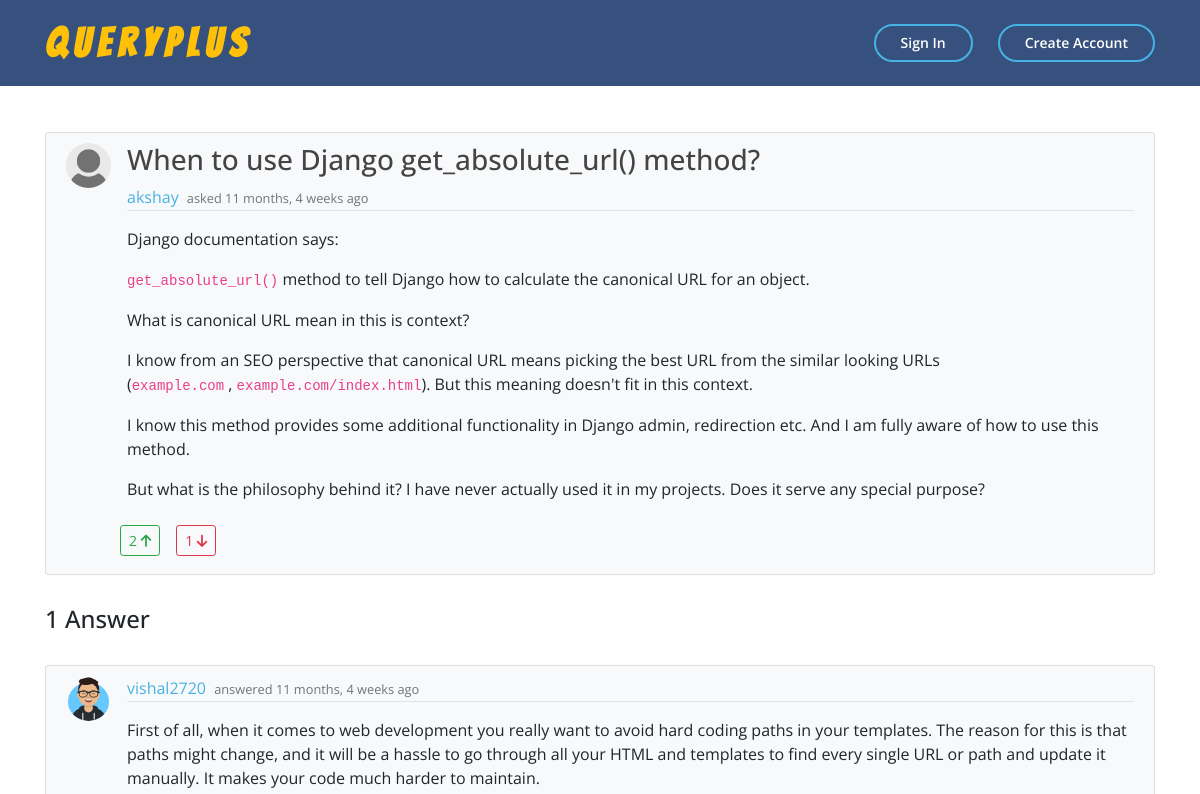
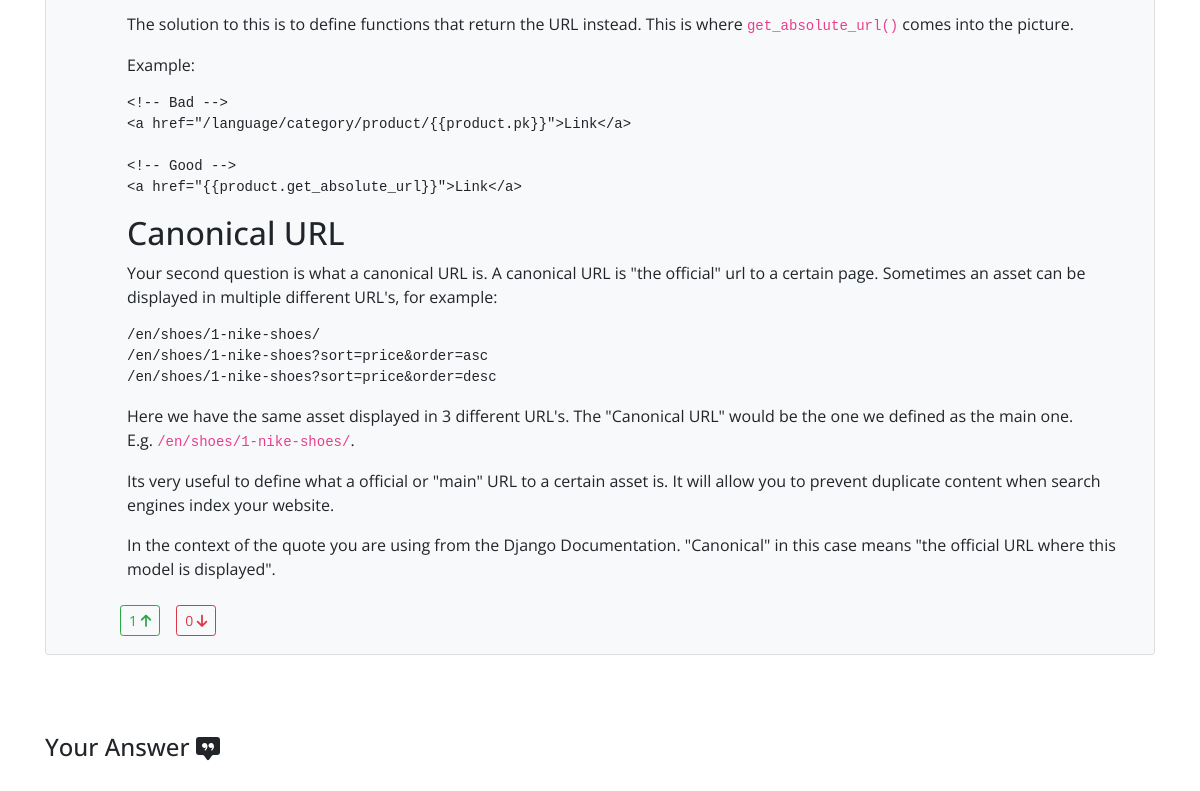
/question/23/ (upper part), run on an earlier commit of the app's database (2 pictures, top to bottom).
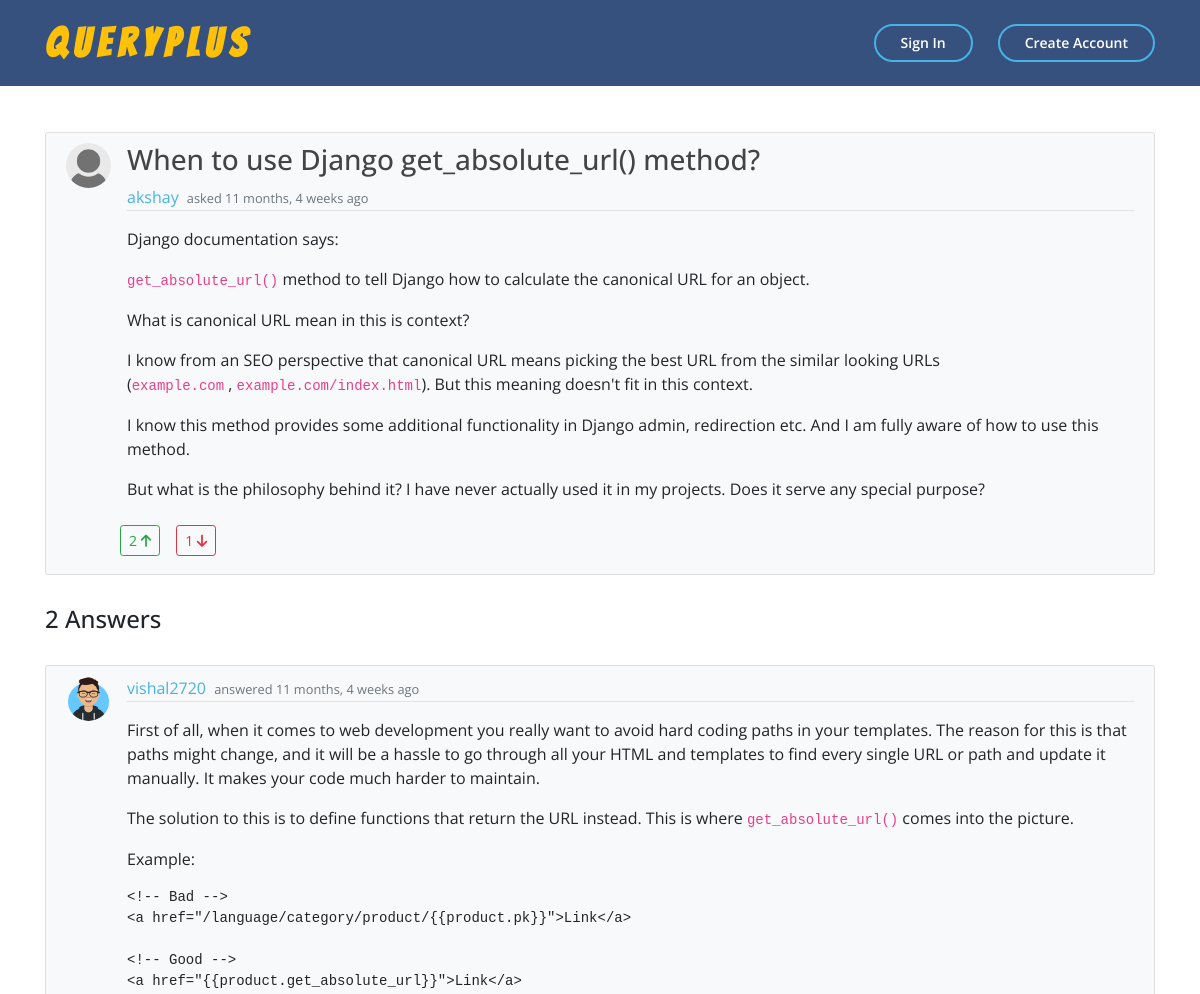
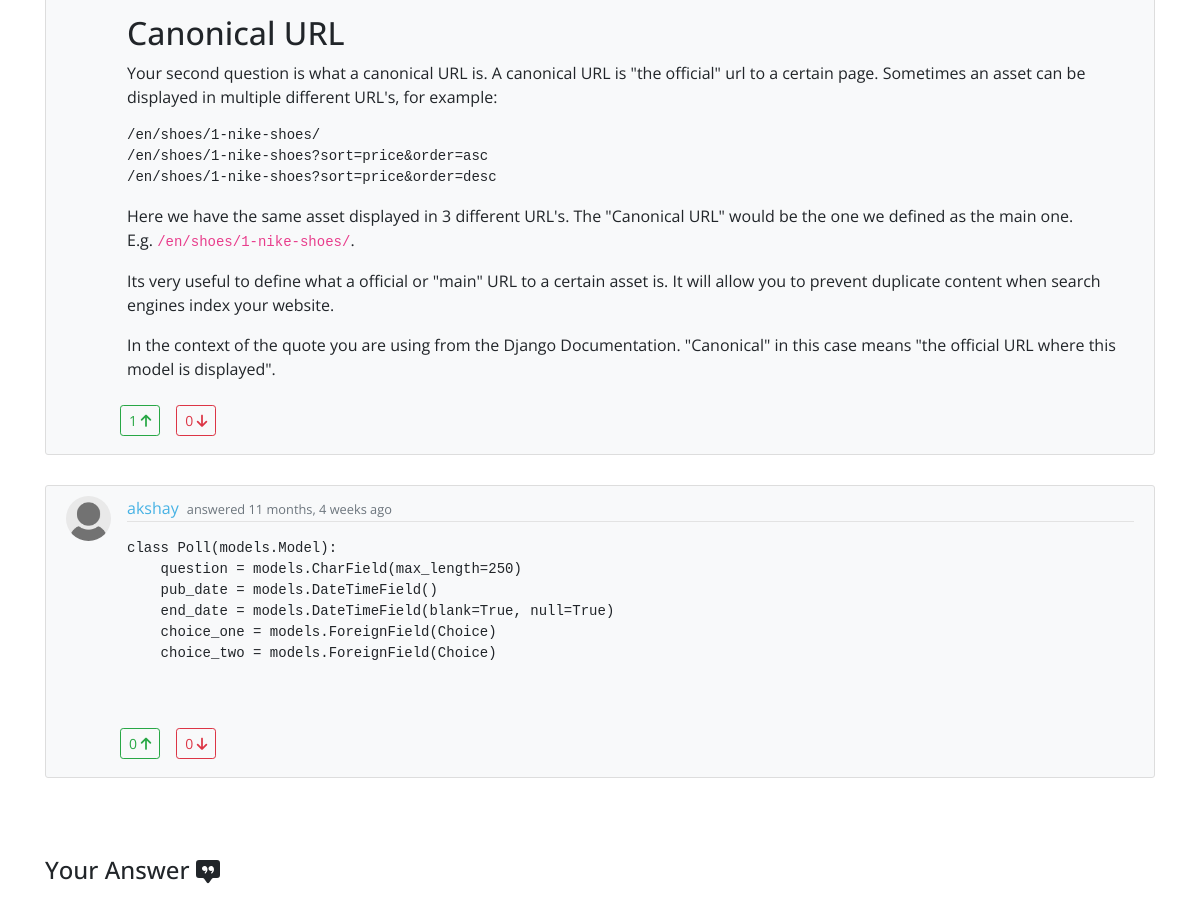
And on a later commit of the database (2 pictures, top to bottom).
### main_app/models.py (models this page shows, shortened)
class Question(models.Model):
    title = models.CharField(max_length=100, null=True)
    question = RichTextField()
    date_posted = models.DateTimeField(auto_now_add=True)
    author = models.ForeignKey(User, on_delete=models.CASCADE)
    upvotes = models.ManyToManyField(User, related_name='question_upvotes', blank=True)
    downvotes = models.ManyToManyField(User, related_name='question_downvotes', blank=True)

class Profile(models.Model):
    user = models.OneToOneField(User, on_delete=models.CASCADE)
    image = models.ImageField(default='default.jpg',upload_to='profile_pics')

class Answer(models.Model):
    content = RichTextField(blank=True, null=True)
    date_posted = models.DateTimeField(default=timezone.now)
    author = models.ForeignKey(User, on_delete=models.CASCADE)
    answered_to = models.ForeignKey(Question, on_delete=models.CASCADE)
    upvotes = models.ManyToManyField(User, related_name='answer_upvotes', blank=True)
    downvotes = models.ManyToManyField(User, related_name='answer_downvotes', blank=True)

### main_app/views.py (the view, shortened to what this page needs)
# urls.py: path('question/<int:pk>/', QuestionDetailView.as_view(), name='question-detail'),
class QuestionDetailView(DetailView):
    model = Question
    def get_context_data(self, *args, **kwargs):
        context = super(QuestionDetailView,
             self).get_context_data(*args, **kwargs)
        context["form"] = AnswerForm()
        context["answers"] = Answer.objects.filter(answered_to=context["question"])
        context["count"] =  Answer.objects.filter(answered_to=context["question"]).count()
        return context

### main_app/templates/main_app/question_detail.html (shortened to what this page needs)
{% extends "main_app/base.html" %}
{% load crispy_forms_tags %}
{% load i18n %}
{% block content %}
    <div style="margin-bottom: 100px;" class="container">
    <article class="media content-section mt-5 bg-light">
        <img class="rounded-circle article-img" src="{{ object.author.profile.image.url }}" alt="user_image">
        <div class="media-body">
        <div class="article-metadata">
            <h3 class="article-title">{{ question.title|safe }}</h3>
            <a class="mr-1" href="{% url 'user-profile' question.author.username %}">{{ question.author }}</a>
            <small class="text-muted">asked {{ question.date_posted|timesince }} ago</small>
        </div>
            <p class="article-title">{{ question.question|safe }}</p>
            {% if user != question.author %}
                <div class="row">
                    <form action="{% url 'question-upvote' object.id %}" method="POST">
                            {% if user not in question.upvotes.all %}
                                {% if user in question.downvotes.all %}
                                    <a id="example" role="button" class="btn btn-outline-success btn-sm m-2" data-container="body" data-toggle="popover" data-trigger="focus" data-placement="right" data-content="You have already upvoted the answer"> {{ question.upvotes.count }} <i class='fas fa-arrow-down'></i></a>
                                {% else %}
                                    <button type="submit" class="btn btn-outline-success btn-sm m-2"> {{ question.upvotes.count }} <i class='fas fa-arrow-up'></i></button>
                                {% endif %}
                            {% else %}
                                <button type="submit" class="btn btn-success btn-sm m-2"> {{ question.upvotes.count }} <i class='fas fa-arrow-up'></i></button>
                            {% endif %}
                    </form>
                    <form action="{% url 'question-downvote' object.id %}" method="POST">
                            {% if user not in question.downvotes.all %}
                                {% if user in question.upvotes.all %}
                                    <a id="example" role="button" class="btn btn-outline-danger btn-sm m-2" data-container="body" data-toggle="popover" data-trigger="focus" data-placement="right" data-content="You have already upvoted the answer"> {{ question.downvotes.count }} <i class='fas fa-arrow-down'></i></a>
                                {% else %}
                                    <button type="submit" class="btn btn-outline-danger btn-sm m-2"> {{ question.downvotes.count }} <i class='fas fa-arrow-down'></i></button>
                                {% endif %}
                            {% else %}
                                <button type="button" class="btn btn-danger btn-sm m-2"> {{ question.downvotes.count }} <i class='fas fa-arrow-down'></i></button>
                            {% endif %}
                    </form>
                </div>
            {% endif %}
        </div>
    </article>
    <br>
    {% if count  %}
        {% for ans in answers %}
            <article class="media content-section bg-light">
                <img class="rounded-circle article-img" src="{{ ans.author.profile.image.url }}" alt="">
                <div class="media-body">
                <div class="article-metadata">
                    <a class="mr-1" href="{% url 'user-profile' ans.author.username %}">{{ ans.author }}</a>
                    <small class="text-muted">answered {{ ans.date_posted|timesince }} ago</small>
                </div>
                <p>{{ ans.content|safe }}</p>
                {% if user != ans.author %}
                    <div class="row">
                        <form action="{% url 'answer-upvote' ans.id %}" method="POST">
                                {% if user not in ans.upvotes.all %}
                                    {% if user in ans.downvotes.all %}
                                        <a id="example" role="button" class="btn btn-outline-success btn-sm m-2" data-container="body" data-toggle="popover" data-trigger="focus" data-placement="right" data-content="You have already upvoted the answer"> {{ ans.upvotes.count }} <i class='fas fa-arrow-down'></i></a>
                                    {% else %}
                                        <button type="submit" class="btn btn-outline-success btn-sm m-2"> {{ ans.upvotes.count }} <i class='fas fa-arrow-up'></i></button>
                                    {% endif %}
                                {% else %}
                                    <button type="submit" class="btn btn-success btn-sm m-2"> {{ ans.upvotes.count }} <i class='fas fa-arrow-up'></i></button>
                                {% endif %}
                        </form>
                        <form action="{% url 'answer-downvote' ans.id %}" method="POST">
                                {% if user not in ans.downvotes.all %}
                                    {% if user in ans.upvotes.all %}
                                        <a id="example" role="button" class="btn btn-outline-danger btn-sm m-2" data-container="body" data-toggle="popover" data-trigger="focus" data-placement="right" data-content="You have already upvoted the answer"> {{ ans.downvotes.count }} <i class='fas fa-arrow-down'></i></a>
                                    {% else %}
                                        <button type="submit" class="btn btn-outline-danger btn-sm m-2"> {{ ans.downvotes.count }} <i class='fas fa-arrow-down'></i></button>
                                    {% endif %}
                                {% else %}
                                    <button type="button" class="btn btn-danger btn-sm m-2"> {{ ans.downvotes.count }} <i class='fas fa-arrow-down'></i></button>
                                {% endif %}
                        </form>
                    </div>
                {% endif %}
                </div>
            </article>
        {% endfor %}
    {% endif %}
    <form method="POST">
        <fieldset class="form-group">
            {% if count  %}
                <h4 class="mt-5">Your Answer
                </h4>
                <br>
            {% else %}
                <h4 class="mt-5">Be the first one to Answer</h4>
                <br>
            {% endif %}
        </fieldset>
    </form>
</div>
{% endblock content %}

### main_app/templates/main_app/base.html (shortened to what this page needs)
{% load static %}
<!DOCTYPE html>
<html>
<head>
    <link rel="stylesheet" href="{% static 'main_app/vendor/bootstrap/css/bootstrap.min.css' %}">
    <link rel="stylesheet" href="{% static 'main_app/vendor/icofont/icofont.min.css' %}">
    <link rel="stylesheet" href="{% static 'main_app/vendor/boxicons/css/boxicons.min.css' %}">
    <link rel="stylesheet" href="{% static 'main_app/vendor/remixicon/remixicon.css' %}">
    <link rel="stylesheet" href="{% static 'main_app/vendor/venobox/venobox.css' %}">
    <link rel="stylesheet" href="{% static 'main_app/vendor/owl.carousel/assets/owl.carousel.min.css' %}">
    <link rel="stylesheet" href="{% static 'main_app/vendor/aos/aos.css' %}">
    <link rel="stylesheet" type="text/css" href="{% static 'main_app/main.css' %}">
    <link rel="stylesheet" href="https://cdnjs.cloudflare.com/ajax/libs/font-awesome/4.7.0/css/font-awesome.min.css">
    <link rel="stylesheet"
      href="//cdnjs.cloudflare.com/ajax/libs/highlight.js/10.0.3/styles/androidstudio.min.css">
</head>
<body>
  <div id="wrap">
  <header id="header" class="fixed-top">
    <div class="container d-flex align-items-center mb-2 mt-2">
      <h1 class="logo mr-auto"><a class="text-warning font-weight-bold" href="{% url 'home' %}">QueryPlus</a></h1>
      {%if user.is_authenticated %}
        <a href="{% url 'profile' %}" class="text-light scrollto">{{ user.username }}</a>
        <a href="" data-toggle="modal" data-target="#logoutModal" class="get-started-btn scrollto">Logout</a>
      {% else %}
        <a href="{% url 'login' %}" class="get-started-btn scrollto">Sign In</a>
        <a href="{% url 'register' %}" class="get-started-btn scrollto">Create Account</a>
      {% endif %}
    </div>
  </header>
    <main role="main" class="container">
      <div class="row pt-1">
    </main>
  {% block content %}
  {% endblock %}
</div>
</body>
</html>

### main_app/static/main_app/main.css (style rules this page uses)
html { min-height: 100%; position: relative; }
body { background: white; margin-top: 5rem; font-family: 'Open Sans', sans-serif; padding-bottom: 80px; }
a { color: #47b2e4; }
#header { transition: all 0.5s; z-index: 997; padding: 15px 0; background: #37517e; }
#header .logo { font-size: 40px; font-family: 'Bangers', cursive; color: yellow; margin: 0; padding: 0; line-height: 1; font-weight: 500; letter-spacing: 7px; text-transform: uppercase; }
#header .logo a { color:black; }
.get-started-btn { margin-left: 25px; color: #fff; border-radius: 50px; padding: 6px 25px 7px 25px; white-space: nowrap; transition: 0.3s; font-size: 14px; display: inline-block; border: 2px solid #47b2e4; font-weight: 600; }
.content-section { background: #ffffff; padding: 10px 20px; border: 1px solid #dddddd; border-radius: 3px; margin-bottom: 30px; }
.article-title { color: #444444; }
.article-img { height: 45px; width: 45px; margin-right: 16px; }
.article-metadata { padding-bottom: 1px; margin-bottom: 4px; border-bottom: 1px solid #e3e3e3 }
#wrap { min-height: 100%; height: auto; }

What changed in the data, as far as the page shows it:
added Answer: author.profile.image (placeholder picture), author "akshay", date_posted "11 months, 4 weeks", content "class Poll(models.Model): question = models.CharField(max_length=250) pub_date = models.DateTimeField() end_date = models.DateTimeField(blank=True, null=True) choice_one = models.ForeignField(Choice) choice_two = models.ForeignField(Choice)", upvotes.count "0", downvotes.count "0"
Also different on the page:
text no longer shown: "1 Answer"
text now shown: "2 Answers"
